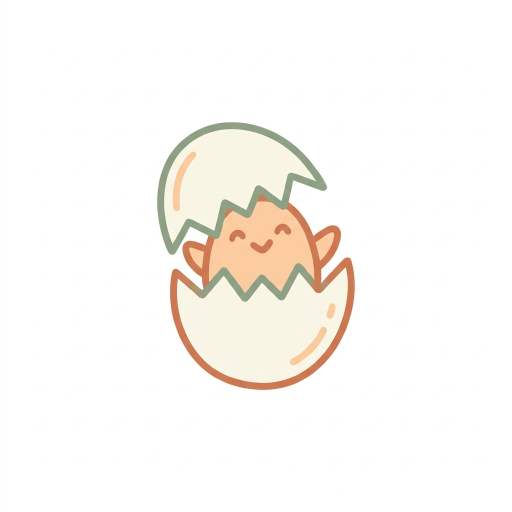
#> input picture grafik-src/ei.png, 1024 x 1024 px, given in place of logo-tiv-cream.png, which was not available (shown at 1/2 size)
$ python make_cards.py
#> lines starting #> are read from the running program, lines starting #| are printed output that depends on the picture; after the words box and inside, x2 and y2 are one past the last pixel; in counts of white or black regions, pixels touching at a corner belong together; pictures that were not available may be replaced by others from this repository, and a replacement may not be noted
#!/usr/bin/env python3
"""Composite the 8 Higgsfield kritzel illustrations into branded TIV share cards.
Run locally (Pillow). Output committed PNGs -> ../grafik-cards/<slug>.png
The illustration sits on a white rounded 'sticker' panel so its white background
merges seamlessly (no freistell-halo on the teal card)."""
from pathlib import Path
from PIL import Image, ImageDraw, ImageFont, ImageChops, ImageFilter

HERE = Path(__file__).resolve().parent
ROOT = HERE.parent
SRC = ROOT / "grafik-src"        # committed source illustrations
OUT = ROOT / "grafik-cards"      # committed final cards
OUT.mkdir(exist_ok=True)
FONT = Path("/tmp/Gabarito.ttf")
LOGO = ROOT / "og-assets" / "logo-tiv-cream.png"


def paste_logo(img, x, y, h):
#> called with x = 70, y = 70, h = 58
    lg = Image.open(LOGO).convert("RGBA")
    w = round(lg.width * h / lg.height)
#> w = 58
    lg = lg.resize((w, h), Image.LANCZOS)
#> lg: PIL image 58x58 RGBA
    img.paste(lg, (x, y), lg)

# Brand colors
TEAL = (10, 74, 74)
TEAL_DK = (8, 56, 56)
PEACH = (248, 222, 205)
GREEN = (41, 165, 121)
TERRA = (229, 152, 117)
CREAM = (250, 244, 236)
WHITE = (255, 255, 255)

S = 1080

CARDS = [
    ("milch", "warum-trinken-veganer-keine-milch", "Warum trinken Veganer keine Milch?",
     "Eine Kuh gibt nur Milch, wenn sie ein Kalb bekommt. Das Kalb wird kurz nach der Geburt getrennt, ausgediente Kühe werden früh geschlachtet."),
    ("ei", "warum-essen-veganer-keine-eier", "Warum essen Veganer keine Eier?",
     "In der Lege-Industrie werden die männlichen Küken getötet, weil sie keine Eier legen. Legehennen werden nach kurzer Zeit geschlachtet."),
    ("honig", "warum-essen-veganer-keinen-honig", "Warum essen Veganer keinen Honig?",
     "Honig ist der Wintervorrat der Bienen. Er wird entnommen und durch Zuckerwasser ersetzt, das Volk wird wirtschaftlich gemanagt."),
    ("huhn", "warum-essen-veganer-keine-freilandeier", "Warum essen Veganer keine Freilandeier?",
     "Auch bei Freiland und Bio werden die männlichen Küken getötet und die Hennen geschlachtet, sobald die Legeleistung sinkt."),
    ("jacke", "warum-keine-second-hand-leder-pelz", "Warum kein Second-Hand-Leder oder -Pelz?",
     "Second-Hand schafft keine neue Nachfrage, das stimmt. Ob man es trägt, ist eine persönliche Abwägung. Neu kaufen lehnen alle Veganer ab."),
    ("kaese", "warum-essen-veganer-keinen-kaese", "Warum essen Veganer keinen Käse?",
     "Käse basiert auf Milch und damit auf derselben Industrie. Viele Sorten enthalten zudem tierisches Lab aus dem Kälbermagen."),
    ("leder", "warum-tragen-veganer-kein-leder", "Warum tragen Veganer kein Leder?",
     "Leder ist kein bloßer Abfall, sondern ein wertvolles Koppelprodukt der Schlachtindustrie und finanziert sie mit."),
    ("schaf", "warum-tragen-veganer-keine-wolle", "Warum tragen Veganer keine Wolle?",
     "Wollschafe sind auf maximale Wollmenge gezüchtet. Die Akkordschur verletzt oft, ausgediente Tiere werden geschlachtet."),
]


def f(size, weight=600):
    fnt = ImageFont.truetype(str(FONT), size)
    try:
        fnt.set_variation_by_axes([weight])
    except Exception:
        pass
    return fnt


def wrap(draw, text, font, maxw):
#> called with text = 'Warum trinken Veganer keine Milch?', maxw = 930
    words, lines, cur = text.split(), [], ""
    for w in words:
        t = (cur + " " + w).strip()
        if draw.textlength(t, font=font) <= maxw:
            cur = t
        else:
            if cur:
                lines.append(cur)
            cur = w
    if cur:
        lines.append(cur)
    return lines


def trim(im, pad=14):
    """Crop white margins of an RGB illustration, leave small padding."""
    im = im.convert("RGB")
    bg = Image.new("RGB", im.size, (255, 255, 255))
    diff = ImageChops.difference(im, bg)
    diff = ImageChops.add(diff, diff, 2.0, -18)  # ignore near-white noise
    bbox = diff.getbbox()
    if not bbox:
        return im
    l, t, r, b = bbox
    l, t = max(0, l - pad), max(0, t - pad)
    r, b = min(im.width, r + pad), min(im.height, b + pad)
    return im.crop((l, t, r, b))


def rounded_mask(size, radius):
    m = Image.new("L", size, 0)
    d = ImageDraw.Draw(m)
    d.rounded_rectangle([0, 0, size[0] - 1, size[1] - 1], radius=radius, fill=255)
    return m


def make_card(motif, slug, headline, fakt):
    img = Image.new("RGB", (S, S), TEAL)
    d = ImageDraw.Draw(img, "RGBA")

    # soft deco circles
    d.ellipse([-160, -200, 240, 200], fill=(255, 255, 255, 12))
    d.ellipse([S - 230, S - 360, S + 220, S + 120], fill=(229, 152, 117, 22))

    # brand row: echtes TIV-Logo (cream)
    paste_logo(img, 70, 70, 58)

    # eyebrow
    eb = f(23, 700)
    d.text((72, 138), "G U T   Z U   W I S S E N", font=eb, fill=TERRA)

    # headline
    hsize = 58 if len(headline) <= 34 else (50 if len(headline) <= 46 else 44)
    hf = f(hsize, 800)
    hlines = wrap(d, headline, hf, S - 150)
#> hlines = ['Warum trinken Veganer keine', 'Milch?']
    y = 182
    for ln in hlines:
        d.text((72, y), ln, font=hf, fill=WHITE)
        y += int(hsize * 1.12)
#> this loop made 2 passes
#> (ln, y) on passes 1 to 2: ('Warum trinken Veganer keine', 246), ('Milch?', 310)
#> after the loop, y = 310

    # sticker panel with the illustration
    panel = 432
    px = (S - panel) // 2
    py = y + 26
#> py = 336
    # shadow
    sh = Image.new("RGBA", (S, S), (0, 0, 0, 0))
#> sh: PIL image 1080x1080 RGBA; every value is 0
    ImageDraw.Draw(sh).rounded_rectangle([px, py + 10, px + panel, py + panel + 10],
                                         radius=54, fill=(0, 0, 0, 70))
    img.paste(Image.alpha_composite(Image.new("RGBA", (S, S), (0, 0, 0, 0)), sh).convert("RGB"),
              (0, 0), sh.filter(ImageFilter.GaussianBlur(16)))
    d = ImageDraw.Draw(img, "RGBA")
    # white rounded panel
    mask = rounded_mask((panel, panel), 54)
#> in rounded_mask, `m = Image.new("L", size, 0)`: m: PIL image 432x432 L; every value is 0
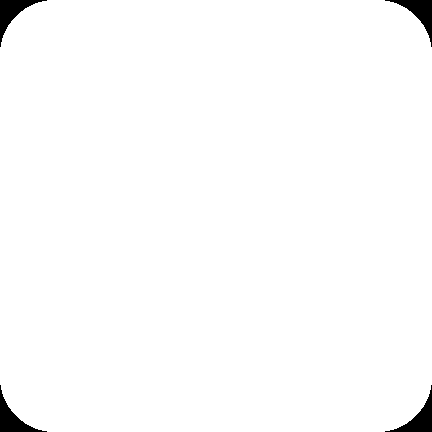
#> mask: PIL image 432x432 L; 98.6% white; 4 black regions, box (x1, y1, x2, y2) and area: (0, 0, 47, 47) 642, (385, 0, 432, 47) 642, (0, 385, 47, 432) 642, (385, 385, 432, 432) 642
    white_panel = Image.new("RGB", (panel, panel), WHITE)
#> white_panel: PIL image 432x432 RGB; every value is 255
    img.paste(white_panel, (px, py), mask)

    # illustration trimmed + scaled to fit inside panel
    ill = trim(Image.open(SRC / f"{motif}.png"))
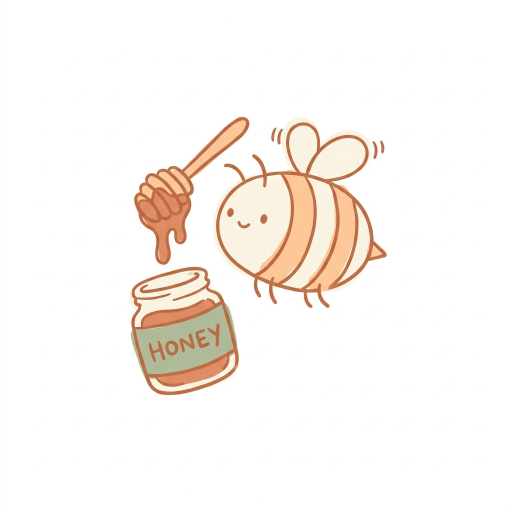
#> input picture grafik-src/honig.png, 1024 x 1024 px, given in place of milch.png, which was not available (shown at 1/2 size)
#> in trim, im is the input picture: PIL image 1024x1024 RGB; mean R, G, B 250.4, 245.4, 241.1
#> in trim, `bg = Image.new("RGB", im.size, (255, 255, 255))`: bg: PIL image 1024x1024 RGB; every value is 255
#> in trim, `diff = ImageChops.difference(im, bg)`:
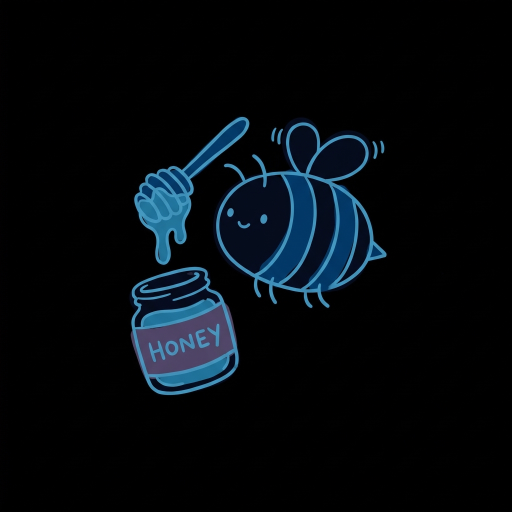
#> diff: PIL image 1024x1024 RGB (shown at 1/2 size); mean R, G, B 4.6, 9.6, 13.9
#> in trim, `bbox = diff.getbbox()`: bbox = (259, 233, 774, 791)
#> in trim, `l, t, r, b = bbox`: l = 259; t = 233; r = 774; b = 791
#> in trim, `l, t = max(0, l - pad), max(0, t - pad)`: l = 245; t = 219
#> in trim, `r, b = min(im.width, r + pad), min(im.height, b + pad)`: r = 788; b = 805
#> in trim, `return im.crop((l, t, r, b))`:
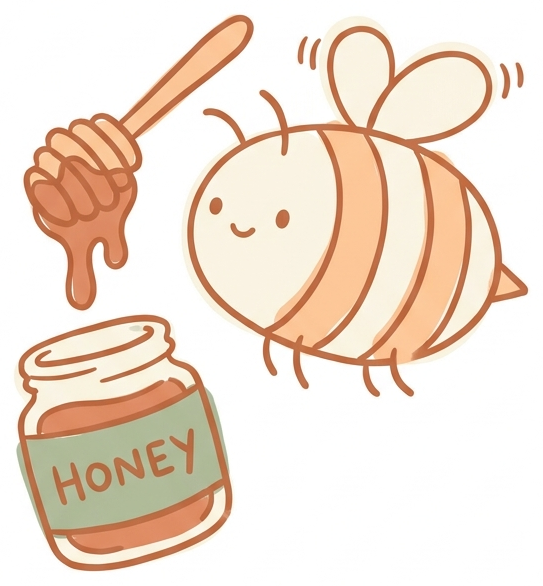
#> returned value: PIL image 543x586 RGB; mean R, G, B 240.3, 223.7, 209.5
    inner = panel - 56
    scale = min(inner / ill.width, inner / ill.height)
#> scale = 0.642
    nw, nh = int(ill.width * scale), int(ill.height * scale)
#> nw = 348; nh = 376
    ill = ill.resize((nw, nh), Image.LANCZOS)
    ox = px + (panel - nw) // 2
#> ox = 366
    oy = py + (panel - nh) // 2
#> oy = 364
    # clip illustration to the rounded panel so corners stay clean
    cell = Image.new("RGB", (panel, panel), WHITE)
    cell.paste(ill, ((panel - nw) // 2, (panel - nh) // 2))
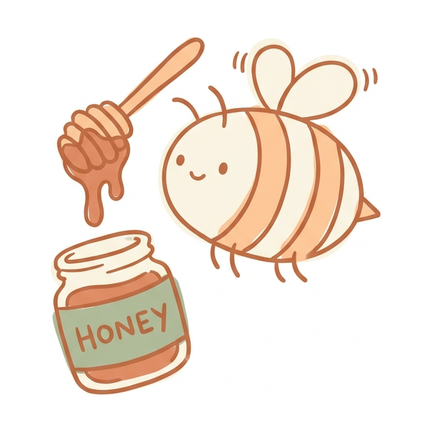
#> cell: PIL image 432x432 RGB; mean R, G, B 244.6, 233, 223.1
    img.paste(cell, (px, py), mask)
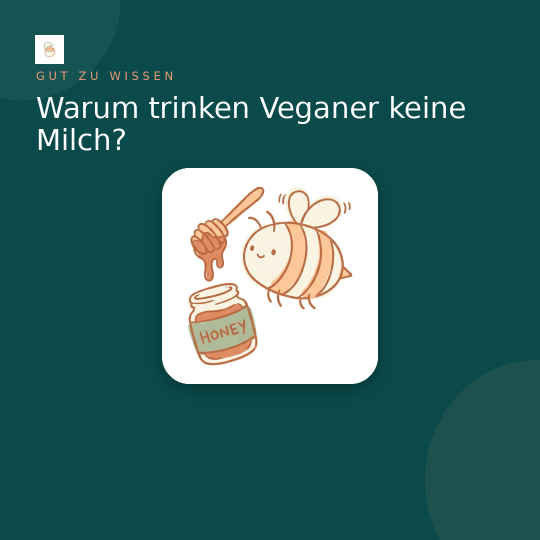
#> img: PIL image 1080x1080 RGB (shown at 1/2 size); mean R, G, B 51.9, 102, 100.2

    # fakt
    ff = f(29, 500)
    flines = wrap(d, fakt, ff, S - 150)
#> flines = 3 items
    fy = py + panel + 40
#> fy = 808
    for ln in flines:
        d.text((72, fy), ln, font=ff, fill=PEACH)
        fy += 40
#> this loop made 3 passes
#> fy on passes 1 to 2: 848, 888
#> (ln, fy) on pass 3: ('früh geschlachtet.', 928)
#> after the loop, fy = 928

    # IG line bottom
    igf = f(27, 700)
    igt = "IG: thisisvegan.magazin"
    tw = d.textlength(igt, font=igf)
#> tw = 324.7
    lx = (S - tw - 44) // 2
#> lx = 355
    d.ellipse([lx, S - 66, lx + 24, S - 42], fill=GREEN)
    d.text((lx + 38, S - 70), igt, font=igf, fill=CREAM)

    img.save(OUT / f"{slug}.png", optimize=True)
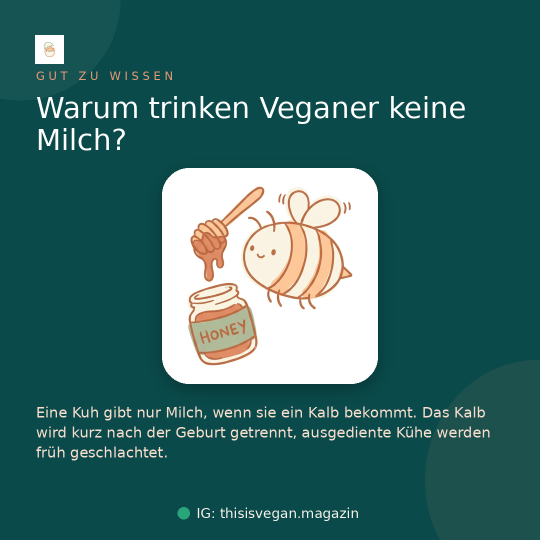
#> saved as warum-trinken-veganer-keine-milch.png: PIL image 1080x1080 RGB (shown at 1/2 size); mean R, G, B 54.8, 103.9, 101.9
#> (the run stopped early here; a loop or call above may not have finished)
